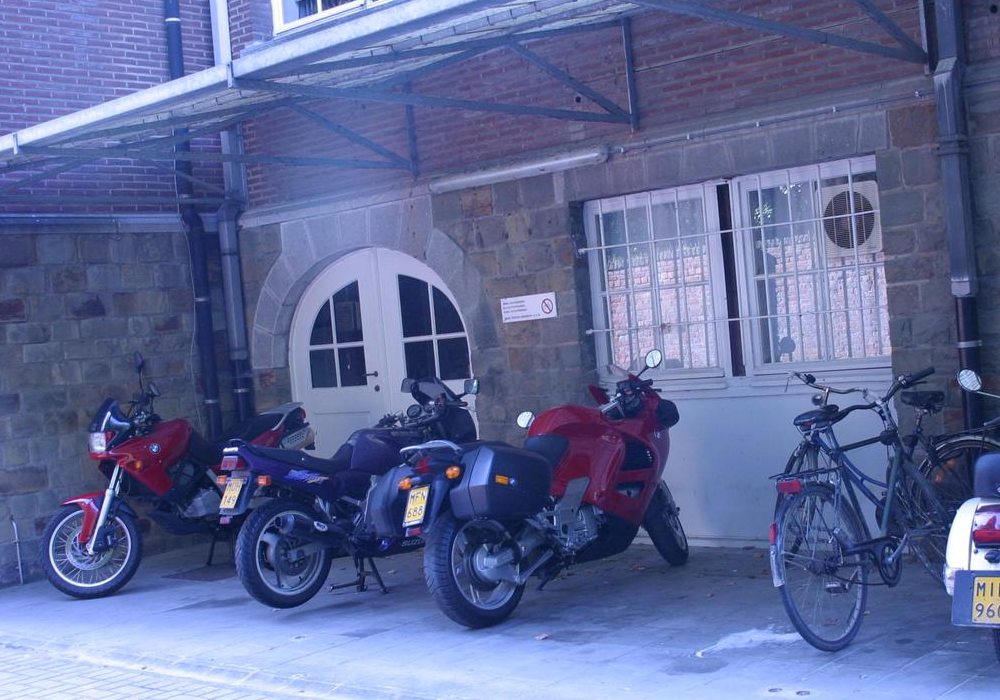
//> input picture cpp_opencv/08_feature2d_module/16_sift/bikes3/img1.ppm, 1000 x 700 px
$ ./sift   (built with g++ and OpenCV 4)
//> lines starting //> are read from the running program, lines starting //| are printed output that depends on the picture; after the words box and inside, x2 and y2 are one past the last pixel; in counts of white or black regions, pixels touching at a corner belong together
#include <opencv2/opencv.hpp>
#include <opencv2/xfeatures2d/nonfree.hpp>

#include <string>
#include <iostream>
using namespace std;
using namespace cv;

Mat DrawInlier(Mat &src1, Mat &src2, vector<KeyPoint> &kpt1, vector<KeyPoint> &kpt2, vector<DMatch> &inlier, int type);
Mat DrawInlier1(Mat &src1, Mat &src2, vector<KeyPoint> &kpt1, vector<KeyPoint> &kpt2, vector<DMatch> &inlier, int type);

int main(){
        cv::Mat img1 = cv::imread("../bikes3/img1.ppm");
//> img1 is the input picture: 700 rows x 1000 cols, CV_8UC3; mean B, G, R 151.7, 105.1, 94.9
        cv::Mat img2 = cv::imread("../bikes3/img2.ppm");
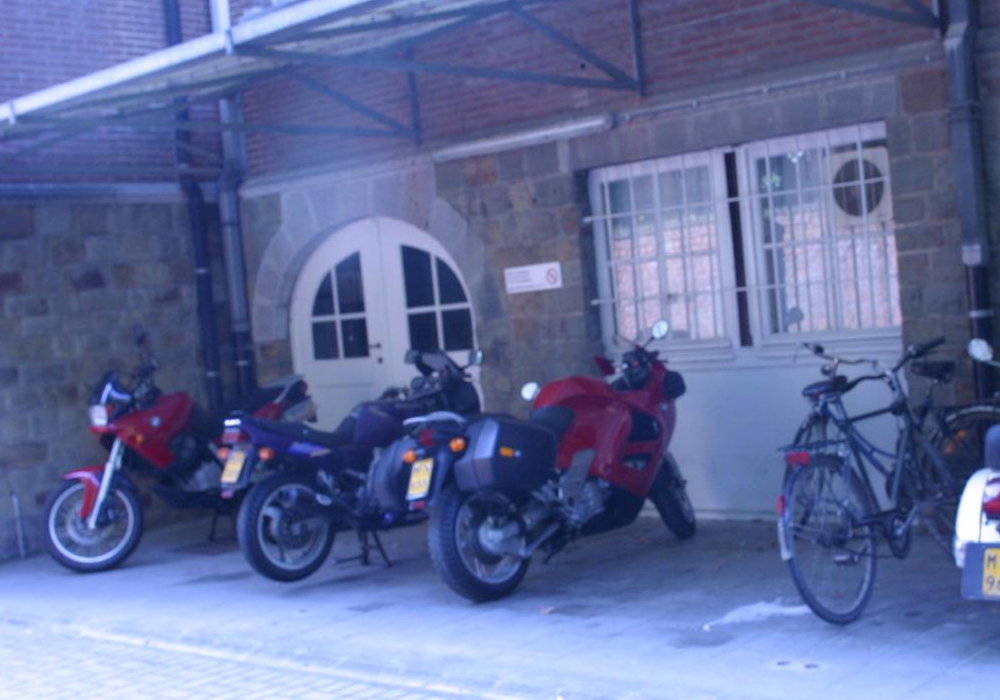
//> input picture cpp_opencv/08_feature2d_module/16_sift/bikes3/img2.ppm, 1000 x 700 px
//> img2 is the input picture: 700 rows x 1000 cols, CV_8UC3; mean B, G, R 155.9, 108.7, 97.6
    // 设置提取器
    vector<cv::KeyPoint> kp1, kp2;
    cv::Mat ds1, ds2;
    Ptr<cv::xfeatures2d::SIFT> sift = cv::xfeatures2d::SIFT::create(5);
    // 提取特征点并计算描述子
    sift->detectAndCompute(img1, Mat(), kp1, ds1);
//> kp1 = 5 keypoints; (x, y, size): (226, 450, 3), (236, 449, 3), (236, 449, 3), (524, 419, 9.4), (109, 413, 2.7)
    sift->detectAndCompute(img2, Mat(), kp2, ds2);
//> kp2 = 5 keypoints; (x, y, size): (228, 422, 4.6), (529, 391, 10.2), (529, 391, 10.2), (419, 483, 16.7), (419, 483, 16.7)

    vector<cv::DMatch> matches_knn0, matches_knn1;
    vector<vector<cv::DMatch>> matches_knn;
    //Mat img_matches_bf, img_matches_flann;

    // 暴力匹配，汉明距离，knn近邻
    double t;
    t = (double)getTickCount();

    Ptr<cv::DescriptorMatcher> bfmatcher = cv::BFMatcher::create();

	bfmatcher->knnMatch(ds1, ds2, matches_knn, 2);
//> matches_knn = 5 matches

    t = 1000*((double)getTickCount() - t)/getTickFrequency();

    cout << "暴力匹配2nn方法使用了"
         << t << " milliseconds."<< endl;
    cout << "the size of matches_knn is : "<<matches_knn.size()<<endl;
//| the size of matches_knn is : 5
    for(int i=0; i<matches_knn.size(); ++i){
        matches_knn0.push_back(matches_knn[i][0]);
        matches_knn1.push_back(matches_knn[i][1]);
    }
//> this loop made 5 passes
    // 画出匹配对
    Mat img_matches_knn0 = DrawInlier(img1, img2, kp1, kp2, matches_knn0, 1);
    imshow("Matches_knn0", img_matches_knn0);
    Mat img_matches_knn1 = DrawInlier(img1, img2, kp1, kp2, matches_knn1, 1);
    imshow("Matches_knn1", img_matches_knn1);

    waitKey();

    return 0;
}

Mat DrawInlier(Mat &src1, Mat &src2, vector<KeyPoint> &kpt1, vector<KeyPoint> &kpt2, vector<DMatch> &inlier, int type) {
//> called with type = 1
	const int height = max(src1.rows, src2.rows);
//> height = 700
	const int width = src1.cols + src2.cols;
//> width = 2000
	Mat output(height, width, CV_8UC3, Scalar(0, 0, 0));
	src1.copyTo(output(Rect(0, 0, src1.cols, src1.rows)));
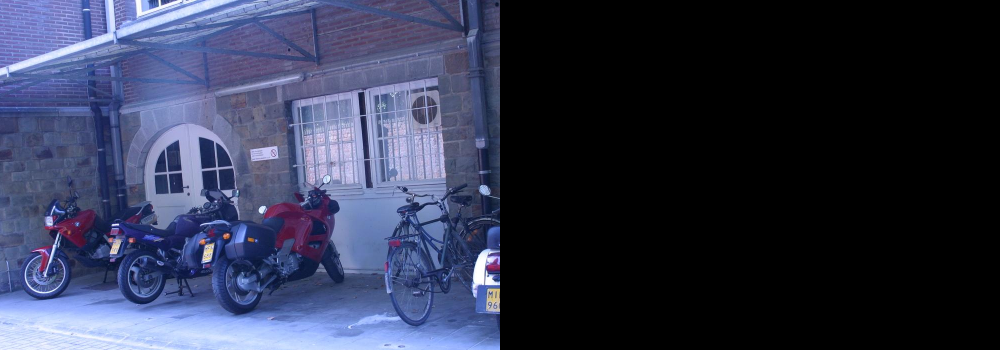
//> output: 700 rows x 2000 cols, CV_8UC3 (shown at 1/2 size); mean B, G, R 75.8, 52.5, 47.4
	src2.copyTo(output(Rect(src1.cols, 0, src2.cols, src2.rows)));
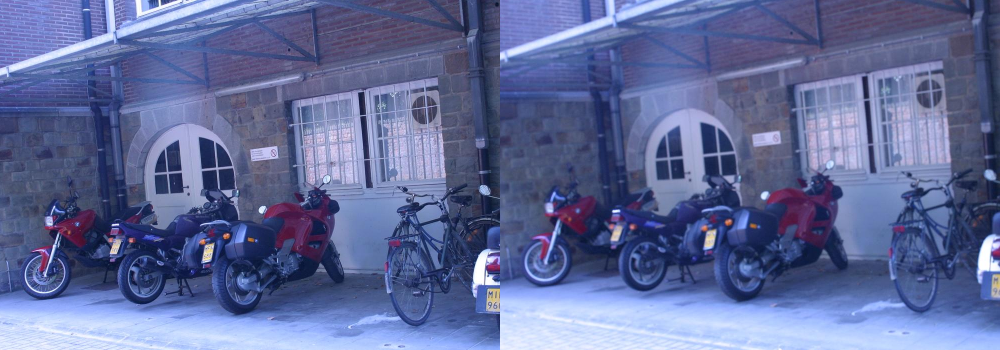
//> output: 700 rows x 2000 cols, CV_8UC3 (shown at 1/2 size); mean B, G, R 153.8, 106.9, 96.2

	if (type == 1)
	{
		for (size_t i = 0; i < inlier.size(); i++)
		{
			Point2f left = kpt1[inlier[i].queryIdx].pt;
			Point2f right = (kpt2[inlier[i].trainIdx].pt + Point2f((float)src1.cols, 0.f));
			line(output, left, right, Scalar(0, 255, 255));
		}
//> this loop made 5 passes
//> (left, right) on passes 1 to 5: (Point(235.5, 448.8), Point(1419.3, 482.8)), (Point(225.8, 449.7), Point(1228.3, 422.4)), (Point(235.5, 448.8), Point(1419.3, 482.8)), (Point(523.9, 419.3), Point(1529, 390.9)), (Point(108.6, 413.4), Point(1419.3, 482.8))
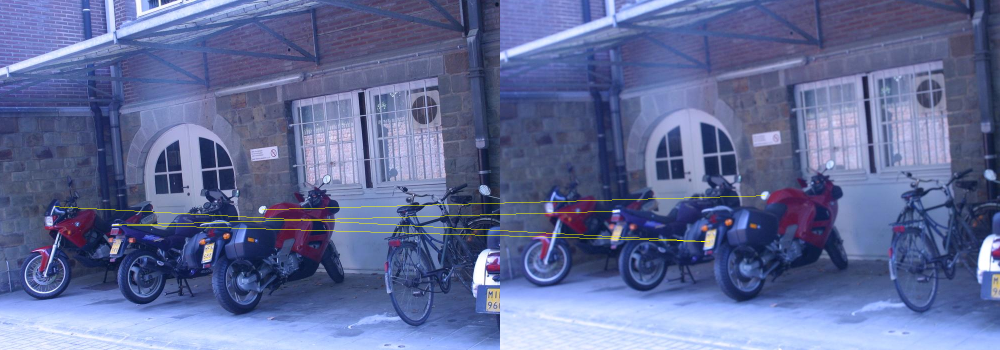
//> output: 700 rows x 2000 cols, CV_8UC3 (shown at 1/2 size); 0.32% of pixels changed, all inside (x1, y1, x2, y2) = (109, 391, 1530, 484)
//> call 2 of DrawInlier, with type = 1
//> the loop in DrawInlier (call 2), `for (size_t i = 0; i < inlier.size(); i++)` made 5 passes
//> (left, right) on passes 1 to 5: (Point(235.5, 448.8), Point(1228.3, 422.4)), (Point(225.8, 449.7), Point(1419.3, 482.8)), (Point(235.5, 448.8), Point(1529, 390.9)), (Point(523.9, 419.3), Point(1419.3, 482.8)), (Point(108.6, 413.4), Point(1529, 390.9))
//> after the loop in DrawInlier (call 2), `for (size_t i = 0; i < inlier.size(); i++)`:
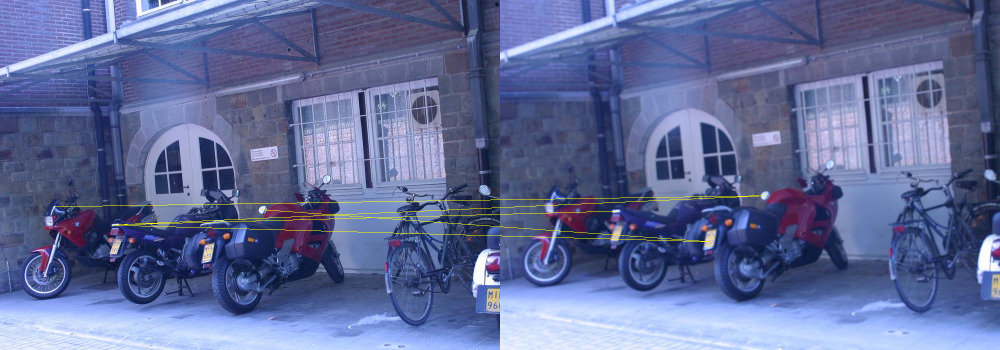
//> output: 700 rows x 2000 cols, CV_8UC3 (shown at 1/2 size); 0.41% of pixels changed, all inside (x1, y1, x2, y2) = (109, 391, 1530, 484)
	}
	else if (type == 2)
	{
		for (size_t i = 0; i < inlier.size(); i++)
		{
			Point2f left = kpt1[inlier[i].queryIdx].pt;
			Point2f right = (kpt2[inlier[i].trainIdx].pt + Point2f((float)src1.cols, 0.f));
			line(output, left, right, Scalar(255, 0, 0));
		}

		for (size_t i = 0; i < inlier.size(); i++)
		{
			Point2f left = kpt1[inlier[i].queryIdx].pt;
			Point2f right = (kpt2[inlier[i].trainIdx].pt + Point2f((float)src1.cols, 0.f));
			circle(output, left, 1, Scalar(0, 255, 255), 2);
			circle(output, right, 1, Scalar(0, 255, 0), 2);
		}
	}

	return output;
}
Mat DrawInlier1(Mat &src1, Mat &src2, vector<KeyPoint> &kpt1, vector<KeyPoint> &kpt2, vector<DMatch> &inlier, int type) {
	const int height = src1.rows + src2.rows;
	const int width = max(src1.cols , src2.cols);
	Mat output(height, width, CV_8UC3, Scalar(0, 0, 0));
	src1.copyTo(output(Rect(0, 0, src1.cols, src1.rows)));
	src2.copyTo(output(Rect(0, src1.rows, src2.cols, src2.rows)));

	if (type == 1)
	{
		for (size_t i = 0; i < inlier.size(); i++)
		{
			Point2f up = kpt1[inlier[i].queryIdx].pt;
			Point2f down = (kpt2[inlier[i].trainIdx].pt + Point2f(0.f, (float)src1.rows));
			line(output, up, down, Scalar(0, 255, 255));
		}
	}
	else if (type == 2)
	{
		for (size_t i = 0; i < inlier.size(); i++)
		{
			Point2f up = kpt1[inlier[i].queryIdx].pt;
			Point2f down = (kpt2[inlier[i].trainIdx].pt + Point2f(0.f, (float)src1.rows));
			line(output, up, down, Scalar(0, 255, 255));
		}

		for (size_t i = 0; i < inlier.size(); i++)
		{
			Point2f up = kpt1[inlier[i].queryIdx].pt;
			Point2f down = (kpt2[inlier[i].trainIdx].pt + Point2f(0.f, (float)src1.rows));
			circle(output, up, 1, Scalar(0, 255, 255), 2);
			circle(output, down, 1, Scalar(0, 255, 0), 2);
		}
	}

	return output;
}
